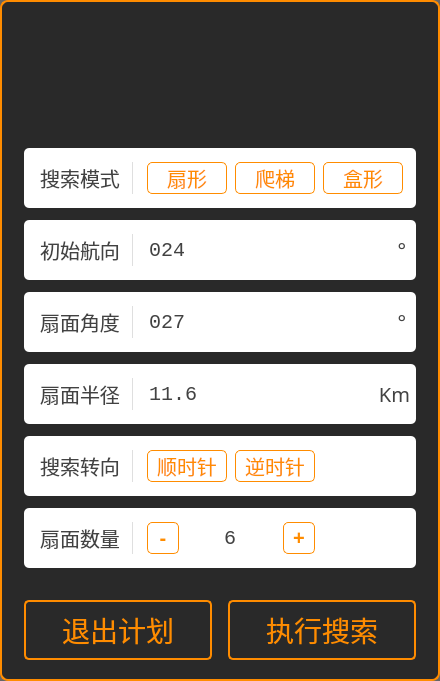
   <widget class="QFrame" name="frame_5">
    <property name="geometry">
     <rect>
      <x>0</x>
      <y>0</y>
      <width>440</width>
      <height>681</height>
     </rect>
    </property>
    <property name="styleSheet">
     <string notr="true">QFrame{
background: rgb(0, 0, 0, 60%); 
border:2px solid #FF8C00; 
border-radius:8px
}

QPushButton{
background-color: rgb(0,0,0,0);
border: 1px solid #FF8C00;
border-radius: 4.54px;
color: #FF8C00;
font-familay : &quot;微软雅黑&quot;;
font-size: 20px;
}

QPushButton:pressed{
background-color: #EAEAEA;
border: 1px solid #FF8C00;
border-radius: 4.54px;
color: #FF8C00;
font-familay : &quot;微软雅黑&quot;;
font-size: 20px;
}

QPushButton:disabled{
border: 1px solid #C7C7C7;
border-radius: 4.54px;
color: #C7C7C7;
font-familay : &quot;微软雅黑&quot;;
font-size: 20px;
}

QPushButton:checked{
background-color: #FF8C00;
border: 0px;
border-radius: 4.54px;
color: #FFFFFF;
font-familay : &quot;微软雅黑&quot;;
font-size: 20px;
}</string>
    </property>
    <property name="frameShape">
     <enum>QFrame::StyledPanel</enum>
    </property>
    <property name="frameShadow">
     <enum>QFrame::Raised</enum>
    </property>
    <widget class="QFrame" name="frame_18">
     <property name="geometry">
      <rect>
       <x>24</x>
       <y>148</y>
       <width>392</width>
       <height>60</height>
      </rect>
     </property>
     <property name="styleSheet">
      <string notr="true">QFrame{
background: #FFFFFF;
border: 0px;
border-radius:5px;
}
QLineEdit{
font-family: Consolas;
font-size: 20px;
color: #424242;
background: rgb(0,0,0,0);
}
QLabel{
font-family: &quot;微软雅黑&quot;;
font-size: 20px;
color: #424242;
}</string>
     </property>
     <property name="frameShape">
      <enum>QFrame::StyledPanel</enum>
     </property>
     <property name="frameShadow">
      <enum>QFrame::Raised</enum>
     </property>
     <widget class="QLabel" name="label_14">
      <property name="geometry">
       <rect>
        <x>16</x>
        <y>18</y>
        <width>80</width>
        <height>24</height>
       </rect>
      </property>
      <property name="font">
       <font>
        <family>微软雅黑</family>
        <pointsize>-1</pointsize>
       </font>
      </property>
      <property name="styleSheet">
       <string notr="true"/>
      </property>
      <property name="text">
       <string>搜索模式</string>
      </property>
      <property name="alignment">
       <set>Qt::AlignCenter</set>
      </property>
     </widget>
     <widget class="QFrame" name="frame_19">
      <property name="geometry">
       <rect>
        <x>108</x>
        <y>14</y>
        <width>1</width>
        <height>32</height>
       </rect>
      </property>
      <property name="styleSheet">
       <string notr="true">background: rgb(0, 0, 0, 0); 
border:1px solid #dfdfdf; </string>
      </property>
      <property name="frameShape">
       <enum>QFrame::StyledPanel</enum>
      </property>
      <property name="frameShadow">
       <enum>QFrame::Raised</enum>
      </property>
     </widget>
     <widget class="QPushButton" name="pushButton_shanxing_3">
      <property name="geometry">
       <rect>
        <x>123</x>
        <y>14</y>
        <width>80</width>
        <height>32</height>
       </rect>
      </property>
      <property name="styleSheet">
       <string notr="true"/>
      </property>
      <property name="text">
       <string>扇形</string>
      </property>
     </widget>
     <widget class="QPushButton" name="pushButton_pati_3">
      <property name="geometry">
       <rect>
        <x>211</x>
        <y>14</y>
        <width>80</width>
        <height>32</height>
       </rect>
      </property>
      <property name="styleSheet">
       <string notr="true"/>
      </property>
      <property name="text">
       <string>爬梯</string>
      </property>
     </widget>
     <widget class="QPushButton" name="pushButton_hexing_3">
      <property name="geometry">
       <rect>
        <x>299</x>
        <y>14</y>
        <width>80</width>
        <height>32</height>
       </rect>
      </property>
      <property name="styleSheet">
       <string notr="true"/>
      </property>
      <property name="text">
       <string>盒形</string>
      </property>
     </widget>
    </widget>
    <widget class="QFrame" name="frame_20">
     <property name="geometry">
      <rect>
       <x>24</x>
       <y>220</y>
       <width>392</width>
       <height>60</height>
      </rect>
     </property>
     <property name="styleSheet">
      <string notr="true">QFrame{
background: #FFFFFF;
border: 0px;
border-radius:5px;
}
QLineEdit{
font-family: Consolas;
font-size: 20px;
color: #424242;
background: rgb(0,0,0,0);
border:0px;
}
QLabel{
font-family: &quot;微软雅黑&quot;;
font-size: 20px;
color: #424242;
}</string>
     </property>
     <property name="frameShape">
      <enum>QFrame::StyledPanel</enum>
     </property>
     <property name="frameShadow">
      <enum>QFrame::Raised</enum>
     </property>
     <widget class="QLabel" name="label_15">
      <property name="geometry">
       <rect>
        <x>16</x>
        <y>18</y>
        <width>80</width>
        <height>24</height>
       </rect>
      </property>
      <property name="font">
       <font>
        <family>微软雅黑</family>
        <pointsize>-1</pointsize>
       </font>
      </property>
      <property name="styleSheet">
       <string notr="true"/>
      </property>
      <property name="text">
       <string>初始航向</string>
      </property>
      <property name="alignment">
       <set>Qt::AlignCenter</set>
      </property>
     </widget>
     <widget class="QFrame" name="frame_21">
      <property name="geometry">
       <rect>
        <x>108</x>
        <y>14</y>
        <width>1</width>
        <height>32</height>
       </rect>
      </property>
      <property name="styleSheet">
       <string notr="true">background: rgb(0, 0, 0, 0); 
border:1px solid #dfdfdf; </string>
      </property>
      <property name="frameShape">
       <enum>QFrame::StyledPanel</enum>
      </property>
      <property name="frameShadow">
       <enum>QFrame::Raised</enum>
      </property>
     </widget>
     <widget class="QLineEdit" name="lineEdit_dir_2">
      <property name="enabled">
       <bool>true</bool>
      </property>
      <property name="geometry">
       <rect>
        <x>123</x>
        <y>15</y>
        <width>241</width>
        <height>30</height>
       </rect>
      </property>
      <property name="font">
       <font>
        <family>Consolas</family>
        <pointsize>-1</pointsize>
       </font>
      </property>
      <property name="focusPolicy">
       <enum>Qt::StrongFocus</enum>
      </property>
      <property name="styleSheet">
       <string notr="true">font-family: Consolas;
font-size: 20px;
color: #424242;</string>
      </property>
      <property name="text">
       <string>024</string>
      </property>
     </widget>
     <widget class="QLabel" name="label_16">
      <property name="geometry">
       <rect>
        <x>370</x>
        <y>20</y>
        <width>16</width>
        <height>20</height>
       </rect>
      </property>
      <property name="font">
       <font>
        <family>微软雅黑</family>
        <pointsize>-1</pointsize>
       </font>
      </property>
      <property name="styleSheet">
       <string notr="true"/>
      </property>
      <property name="text">
       <string>°</string>
      </property>
      <property name="alignment">
       <set>Qt::AlignCenter</set>
      </property>
     </widget>
    </widget>
    <widget class="QFrame" name="frame_22">
     <property name="geometry">
      <rect>
       <x>24</x>
       <y>292</y>
       <width>392</width>
       <height>60</height>
      </rect>
     </property>
     <property name="styleSheet">
      <string notr="true">QFrame{
background: #FFFFFF;
border: 0px;
border-radius:5px;
}
QLineEdit{
font-family: Consolas;
font-size: 20px;
color: #424242;
background: rgb(0,0,0,0);
border:0px;
}
QLabel{
font-family: &quot;微软雅黑&quot;;
font-size: 20px;
color: #424242;
}</string>
     </property>
     <property name="frameShape">
      <enum>QFrame::StyledPanel</enum>
     </property>
     <property name="frameShadow">
      <enum>QFrame::Raised</enum>
     </property>
     <widget class="QLabel" name="label_17">
      <property name="geometry">
       <rect>
        <x>16</x>
        <y>18</y>
        <width>80</width>
        <height>24</height>
       </rect>
      </property>
      <property name="font">
       <font>
        <family>微软雅黑</family>
        <pointsize>-1</pointsize>
       </font>
      </property>
      <property name="styleSheet">
       <string notr="true"/>
      </property>
      <property name="text">
       <string>扇面角度</string>
      </property>
      <property name="alignment">
       <set>Qt::AlignCenter</set>
      </property>
     </widget>
     <widget class="QFrame" name="frame_23">
      <property name="geometry">
       <rect>
        <x>108</x>
        <y>14</y>
        <width>1</width>
        <height>32</height>
       </rect>
      </property>
      <property name="styleSheet">
       <string notr="true">background: rgb(0, 0, 0, 0); 
border:1px solid #dfdfdf; </string>
      </property>
      <property name="frameShape">
       <enum>QFrame::StyledPanel</enum>
      </property>
      <property name="frameShadow">
       <enum>QFrame::Raised</enum>
      </property>
     </widget>
     <widget class="QLineEdit" name="lineEdit_alpha_2">
      <property name="enabled">
       <bool>true</bool>
      </property>
      <property name="geometry">
       <rect>
        <x>123</x>
        <y>15</y>
        <width>241</width>
        <height>30</height>
       </rect>
      </property>
      <property name="font">
       <font>
        <family>Consolas</family>
        <pointsize>-1</pointsize>
       </font>
      </property>
      <property name="focusPolicy">
       <enum>Qt::StrongFocus</enum>
      </property>
      <property name="styleSheet">
       <string notr="true">font-family: Consolas;
font-size: 20px;
color: #424242;</string>
      </property>
      <property name="text">
       <string>027</string>
      </property>
     </widget>
     <widget class="QLabel" name="label_18">
      <property name="geometry">
       <rect>
        <x>370</x>
        <y>20</y>
        <width>16</width>
        <height>20</height>
       </rect>
      </property>
      <property name="font">
       <font>
        <family>微软雅黑</family>
        <pointsize>-1</pointsize>
       </font>
      </property>
      <property name="styleSheet">
       <string notr="true"/>
      </property>
      <property name="text">
       <string>°</string>
      </property>
      <property name="alignment">
       <set>Qt::AlignCenter</set>
      </property>
     </widget>
    </widget>
    <widget class="QFrame" name="frame_24">
     <property name="geometry">
      <rect>
       <x>24</x>
       <y>364</y>
       <width>392</width>
       <height>60</height>
      </rect>
     </property>
     <property name="styleSheet">
      <string notr="true">QFrame{
background: #FFFFFF;
border: 0px;
border-radius:5px;
}
QLineEdit{
font-family: Consolas;
font-size: 20px;
color: #424242;
background: rgb(0,0,0,0);
border:0px;
}
QLabel{
font-family: &quot;微软雅黑&quot;;
font-size: 20px;
color: #424242;
}</string>
     </property>
     <property name="frameShape">
      <enum>QFrame::StyledPanel</enum>
     </property>
     <property name="frameShadow">
      <enum>QFrame::Raised</enum>
     </property>
     <widget class="QLabel" name="label_19">
      <property name="geometry">
       <rect>
        <x>16</x>
        <y>18</y>
        <width>80</width>
        <height>24</height>
       </rect>
      </property>
      <property name="font">
       <font>
        <family>微软雅黑</family>
        <pointsize>-1</pointsize>
       </font>
      </property>
      <property name="styleSheet">
       <string notr="true"/>
      </property>
      <property name="text">
       <string>扇面半径</string>
      </property>
      <property name="alignment">
       <set>Qt::AlignCenter</set>
      </property>
     </widget>
     <widget class="QFrame" name="frame_25">
      <property name="geometry">
       <rect>
        <x>108</x>
        <y>14</y>
        <width>1</width>
        <height>32</height>
       </rect>
      </property>
      <property name="styleSheet">
       <string notr="true">background: rgb(0, 0, 0, 0); 
border:1px solid #dfdfdf; </string>
      </property>
      <property name="frameShape">
       <enum>QFrame::StyledPanel</enum>
      </property>
      <property name="frameShadow">
       <enum>QFrame::Raised</enum>
      </property>
     </widget>
     <widget class="QLineEdit" name="lineEdit_radius_2">
      <property name="enabled">
       <bool>true</bool>
      </property>
      <property name="geometry">
       <rect>
        <x>123</x>
        <y>15</y>
        <width>221</width>
        <height>30</height>
       </rect>
      </property>
      <property name="font">
       <font>
        <family>Consolas</family>
        <pointsize>-1</pointsize>
       </font>
      </property>
      <property name="focusPolicy">
       <enum>Qt::StrongFocus</enum>
      </property>
      <property name="styleSheet">
       <string notr="true">font-family: Consolas;
font-size: 20px;
color: #424242;</string>
      </property>
      <property name="text">
       <string>11.6</string>
      </property>
     </widget>
     <widget class="QLabel" name="label_20">
      <property name="geometry">
       <rect>
        <x>355</x>
        <y>20</y>
        <width>31</width>
        <height>20</height>
       </rect>
      </property>
      <property name="font">
       <font>
        <family>微软雅黑</family>
        <pointsize>-1</pointsize>
       </font>
      </property>
      <property name="styleSheet">
       <string notr="true"/>
      </property>
      <property name="text">
       <string>Km</string>
      </property>
      <property name="alignment">
       <set>Qt::AlignCenter</set>
      </property>
     </widget>
    </widget>
    <widget class="QFrame" name="frame_26">
     <property name="geometry">
      <rect>
       <x>24</x>
       <y>436</y>
       <width>392</width>
       <height>60</height>
      </rect>
     </property>
     <property name="styleSheet">
      <string notr="true">QFrame{
background: #FFFFFF;
border: 0px;
border-radius:5px;
}
QLabel{
font-family: &quot;微软雅黑&quot;;
font-size: 20px;
color: #424242;
}</string>
     </property>
     <property name="frameShape">
      <enum>QFrame::StyledPanel</enum>
     </property>
     <property name="frameShadow">
      <enum>QFrame::Raised</enum>
     </property>
     <widget class="QLabel" name="label_21">
      <property name="geometry">
       <rect>
        <x>16</x>
        <y>18</y>
        <width>80</width>
        <height>24</height>
       </rect>
      </property>
      <property name="font">
       <font>
        <family>微软雅黑</family>
        <pointsize>-1</pointsize>
       </font>
      </property>
      <property name="styleSheet">
       <string notr="true"/>
      </property>
      <property name="text">
       <string>搜索转向</string>
      </property>
      <property name="alignment">
       <set>Qt::AlignCenter</set>
      </property>
     </widget>
     <widget class="QFrame" name="frame_27">
      <property name="geometry">
       <rect>
        <x>108</x>
        <y>14</y>
        <width>1</width>
        <height>32</height>
       </rect>
      </property>
      <property name="styleSheet">
       <string notr="true">background: rgb(0, 0, 0, 0); 
border:1px solid #dfdfdf; </string>
      </property>
      <property name="frameShape">
       <enum>QFrame::StyledPanel</enum>
      </property>
      <property name="frameShadow">
       <enum>QFrame::Raised</enum>
      </property>
     </widget>
     <widget class="QPushButton" name="pushButton_clock_2">
      <property name="geometry">
       <rect>
        <x>123</x>
        <y>14</y>
        <width>80</width>
        <height>32</height>
       </rect>
      </property>
      <property name="styleSheet">
       <string notr="true"/>
      </property>
      <property name="text">
       <string>顺时针</string>
      </property>
     </widget>
     <widget class="QPushButton" name="pushButton_anticlock_2">
      <property name="geometry">
       <rect>
        <x>211</x>
        <y>14</y>
        <width>80</width>
        <height>32</height>
       </rect>
      </property>
      <property name="styleSheet">
       <string notr="true"/>
      </property>
      <property name="text">
       <string>逆时针</string>
      </property>
     </widget>
    </widget>
    <widget class="QFrame" name="frame_28">
     <property name="geometry">
      <rect>
       <x>24</x>
       <y>508</y>
       <width>392</width>
       <height>60</height>
      </rect>
     </property>
     <property name="styleSheet">
      <string notr="true">QFrame{
background: #FFFFFF;
border: 0px;
border-radius:5px;
}

QLineEdit{
font-family: Consolas;
font-size: 20px;
color: #424242;
background: rgb(0,0,0,0);
border: 0px;
}
QLabel{
font-family: &quot;微软雅黑&quot;;
font-size: 20px;
color: #424242;
}</string>
     </property>
     <property name="frameShape">
      <enum>QFrame::StyledPanel</enum>
     </property>
     <property name="frameShadow">
      <enum>QFrame::Raised</enum>
     </property>
     <widget class="QLabel" name="label_22">
      <property name="geometry">
       <rect>
        <x>16</x>
        <y>18</y>
        <width>80</width>
        <height>24</height>
       </rect>
      </property>
      <property name="font">
       <font>
        <family>微软雅黑</family>
        <pointsize>-1</pointsize>
       </font>
      </property>
      <property name="styleSheet">
       <string notr="true"/>
      </property>
      <property name="text">
       <string>扇面数量</string>
      </property>
      <property name="alignment">
       <set>Qt::AlignCenter</set>
      </property>
     </widget>
     <widget class="QFrame" name="frame_29">
      <property name="geometry">
       <rect>
        <x>108</x>
        <y>14</y>
        <width>1</width>
        <height>32</height>
       </rect>
      </property>
      <property name="styleSheet">
       <string notr="true">background: rgb(0, 0, 0, 0); 
border:1px solid #dfdfdf; </string>
      </property>
      <property name="frameShape">
       <enum>QFrame::StyledPanel</enum>
      </property>
      <property name="frameShadow">
       <enum>QFrame::Raised</enum>
      </property>
     </widget>
     <widget class="QPushButton" name="pushButton_minus_2">
      <property name="geometry">
       <rect>
        <x>123</x>
        <y>14</y>
        <width>32</width>
        <height>32</height>
       </rect>
      </property>
      <property name="styleSheet">
       <string notr="true">QPushButton{
border: 1px solid #FF8C00;
border-radius: 4.54px;
color: #FF8C00;
font-familay : 微软雅黑;
font-size: 20px;
font-weight: bold;
}
QPushButton:pressed{
background-color: #EAEAEA;
border: 1px solid #FF8C00;
border-radius: 4.54px;
color: #FF8C00;
font-familay : 微软雅黑;
font-size: 20px;
font-weight: bold;
}
QPushButton:disabled{
border: 1px solid #C7C7C7;
border-radius: 4.54px;
color: #C7C7C7;
font-familay : 微软雅黑;
font-size: 20px;
font-weight: bold;
}
QPushButton:checked{
background-color: #FF8C00;
border: 0px;
border-radius: 4.54px;
color: #FFFFFF;
font-familay : 微软雅黑;
font-size: 20px;
font-weight: bold;
}</string>
      </property>
      <property name="text">
       <string>-</string>
      </property>
     </widget>
     <widget class="QPushButton" name="pushButton_add_2">
      <property name="geometry">
       <rect>
        <x>259</x>
        <y>14</y>
        <width>32</width>
        <height>32</height>
       </rect>
      </property>
      <property name="styleSheet">
       <string notr="true">QPushButton{
background-color: #FFFFFF;
border: 1px solid #FF8C00;
border-radius: 4.54px;
color: #FF8C00;
font-familay : 微软雅黑;
font-size: 20px;
font-weight: bold;
}
QPushButton:pressed{
background-color: #EAEAEA;
border: 1px solid #FF8C00;
border-radius: 4.54px;
color: #FF8C00;
font-familay : 微软雅黑;
font-size: 20px;
font-weight: bold;
}
QPushButton:disabled{
border: 1px solid #C7C7C7;
border-radius: 4.54px;
color: #C7C7C7;
font-familay : 微软雅黑;
font-size: 20px;
font-weight: bold;
}</string>
      </property>
      <property name="text">
       <string>+</string>
      </property>
     </widget>
     <widget class="QLineEdit" name="lineEdit_num_2">
      <property name="enabled">
       <bool>false</bool>
      </property>
      <property name="geometry">
       <rect>
        <x>167</x>
        <y>18</y>
        <width>80</width>
        <height>24</height>
       </rect>
      </property>
      <property name="font">
       <font>
        <family>Consolas</family>
        <pointsize>-1</pointsize>
       </font>
      </property>
      <property name="focusPolicy">
       <enum>Qt::ClickFocus</enum>
      </property>
      <property name="styleSheet">
       <string notr="true">font-family: Consolas;
font-size: 20px;
color: #424242;</string>
      </property>
      <property name="text">
       <string>6</string>
      </property>
      <property name="alignment">
       <set>Qt::AlignCenter</set>
      </property>
     </widget>
    </widget>
    <widget class="QPushButton" name="pushButton_cancel_2">
     <property name="geometry">
      <rect>
       <x>24</x>
       <y>600</y>
       <width>188</width>
       <height>60</height>
      </rect>
     </property>
     <property name="styleSheet">
      <string notr="true">QPushButton{
background-color: rgb(0,0,0,0);
border: 2px solid #FF8C00;
border-radius: 5px;
color: #FF8C00;
font-familay : &quot;微软雅黑&quot;;
font-size: 28px;
}

QPushButton:pressed{
background-color: #EAEAEA;
border: 2px solid #FF8C00;
border-radius: 5px;
color: #FF8C00;
font-familay : &quot;微软雅黑&quot;;
font-size: 28px;
}

QPushButton:disabled{
border: 2px solid #C7C7C7;
border-radius: 5px;
color: #C7C7C7;
font-familay : &quot;微软雅黑&quot;;
font-size: 28px;
}

QPushButton:checked{
background-color: #FF8C00;
border: 0px;
border-radius: 5px;
color: #FFFFFF;
font-familay : &quot;微软雅黑&quot;;
font-size: 28px;
}</string>
     </property>
     <property name="text">
      <string>退出计划</string>
     </property>
    </widget>
    <widget class="QPushButton" name="pushButton_act_2">
     <property name="geometry">
      <rect>
       <x>228</x>
       <y>600</y>
       <width>188</width>
       <height>60</height>
      </rect>
     </property>
     <property name="styleSheet">
      <string notr="true">QPushButton{
background-color: rgb(0,0,0,0);
border: 2px solid #FF8C00;
border-radius: 5px;
color: #FF8C00;
font-familay : &quot;微软雅黑&quot;;
font-size: 28px;
}

QPushButton:pressed{
background-color: #EAEAEA;
border: 2px solid #FF8C00;
border-radius: 5px;
color: #FF8C00;
font-familay : &quot;微软雅黑&quot;;
font-size: 28px;
}

QPushButton:disabled{
border: 2px solid #C7C7C7;
border-radius: 5px;
color: #C7C7C7;
font-familay : &quot;微软雅黑&quot;;
font-size: 28px;
}

QPushButton:checked{
background-color: #FF8C00;
border: 0px;
border-radius: 5px;
color: #FFFFFF;
font-familay : &quot;微软雅黑&quot;;
font-size: 28px;
}</string>
     </property>
     <property name="text">
      <string>执行搜索</string>
     </property>
    </widget>
   </widget>
